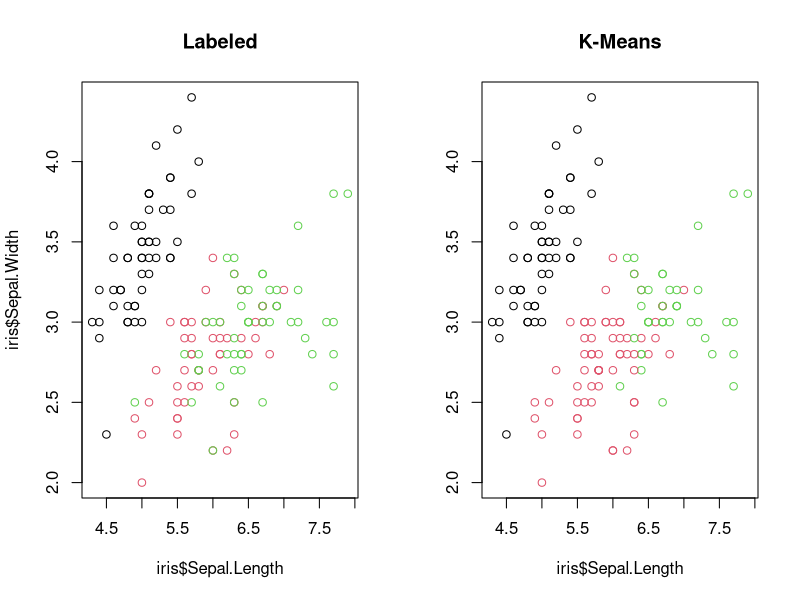
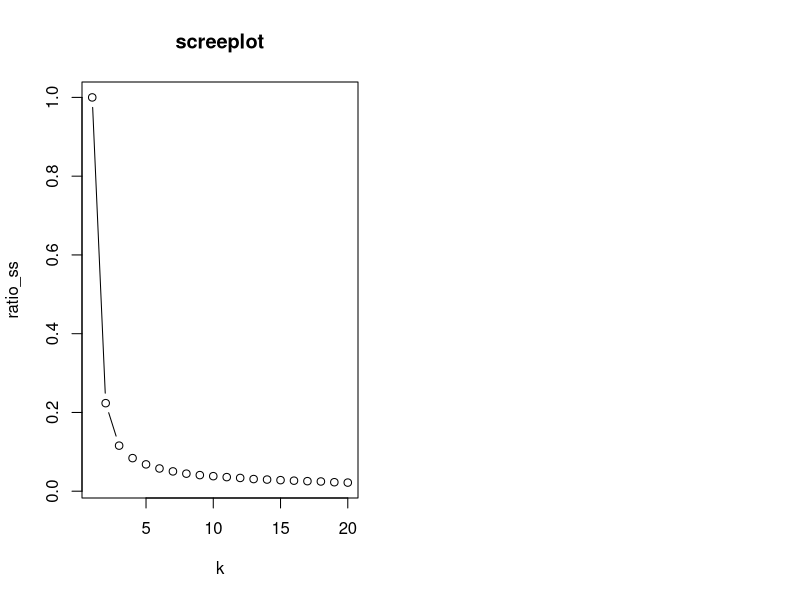

Write R code to recreate these figures, in order.
## ---- chunk 1
knitr::opts_chunk$set(echo = TRUE, warning = FALSE, results = 'hide', message = FALSE)
## ---- chunk 2
iris_km <- iris[, -5]
set.seed(87)
km_fit <- kmeans(iris_km, nstart = 10, centers = 3)

# Plotting
par(mfrow = c(1, 2))
plot(x = iris$Sepal.Length, y = iris$Sepal.Width, col = iris$Species, main = "Labeled")
plot(x = iris$Sepal.Length, y = iris$Sepal.Width, col = km_fit$cluster, main = "K-Means", ylab = "")
## ---- chunk 3
ratio <- km_fit$tot.withinss / km_fit$totss
ratio
## ---- chunk 4
ratio_ss <- rep(NA, times = 20)
for (k in 1:length(ratio_ss)) {
  iris_km <- iris[, -5]
  set.seed(87)
  km_fit <- kmeans(iris_km, centers = k, nstart = 10)
  ratio_ss[k] <- km_fit$tot.withinss/km_fit$totss
}
plot(ratio_ss, type = "b", xlab = "k", main = "screeplot")
